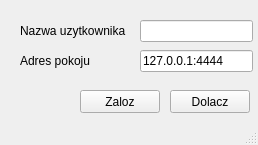
<?xml version="1.0" encoding="UTF-8"?>
<ui version="4.0">
 <class>MainWindow</class>
 <widget class="QMainWindow" name="MainWindow">
  <property name="geometry">
   <rect>
    <x>0</x>
    <y>0</y>
    <width>258</width>
    <height>145</height>
   </rect>
  </property>
  <property name="cursor">
   <cursorShape>ArrowCursor</cursorShape>
  </property>
  <property name="windowTitle">
   <string>SKChatRooms</string>
  </property>
  <property name="locale">
   <locale language="Polish" country="Poland"/>
  </property>
  <widget class="QWidget" name="centralwidget">
   <widget class="QLineEdit" name="inputName">
    <property name="geometry">
     <rect>
      <x>140</x>
      <y>20</y>
      <width>113</width>
      <height>22</height>
     </rect>
    </property>
    <property name="maxLength">
     <number>30</number>
    </property>
   </widget>
   <widget class="QLineEdit" name="inputAddress">
    <property name="geometry">
     <rect>
      <x>140</x>
      <y>50</y>
      <width>113</width>
      <height>22</height>
     </rect>
    </property>
    <property name="locale">
     <locale language="Polish" country="Poland"/>
    </property>
    <property name="text">
     <string>127.0.0.1:4444</string>
    </property>
    <property name="maxLength">
     <number>20</number>
    </property>
   </widget>
   <widget class="QPushButton" name="connectButton">
    <property name="geometry">
     <rect>
      <x>170</x>
      <y>90</y>
      <width>80</width>
      <height>23</height>
     </rect>
    </property>
    <property name="text">
     <string>Dolacz</string>
    </property>
   </widget>
   <widget class="QLabel" name="label">
    <property name="geometry">
     <rect>
      <x>20</x>
      <y>20</y>
      <width>121</width>
      <height>21</height>
     </rect>
    </property>
    <property name="text">
     <string>Nazwa uzytkownika</string>
    </property>
    <property name="buddy">
     <cstring>inputName</cstring>
    </property>
   </widget>
   <widget class="QLabel" name="label_2">
    <property name="geometry">
     <rect>
      <x>20</x>
      <y>50</y>
      <width>81</width>
      <height>21</height>
     </rect>
    </property>
    <property name="text">
     <string>Adres pokoju</string>
    </property>
    <property name="buddy">
     <cstring>inputAddress</cstring>
    </property>
   </widget>
   <widget class="QPushButton" name="hostButton">
    <property name="geometry">
     <rect>
      <x>80</x>
      <y>90</y>
      <width>80</width>
      <height>23</height>
     </rect>
    </property>
    <property name="text">
     <string>Zaloz</string>
    </property>
   </widget>
  </widget>
  <widget class="QStatusBar" name="statusbar"/>
 </widget>
 <tabstops>
  <tabstop>inputName</tabstop>
  <tabstop>inputAddress</tabstop>
  <tabstop>connectButton</tabstop>
 </tabstops>
 <resources/>
 <connections/>
</ui>
